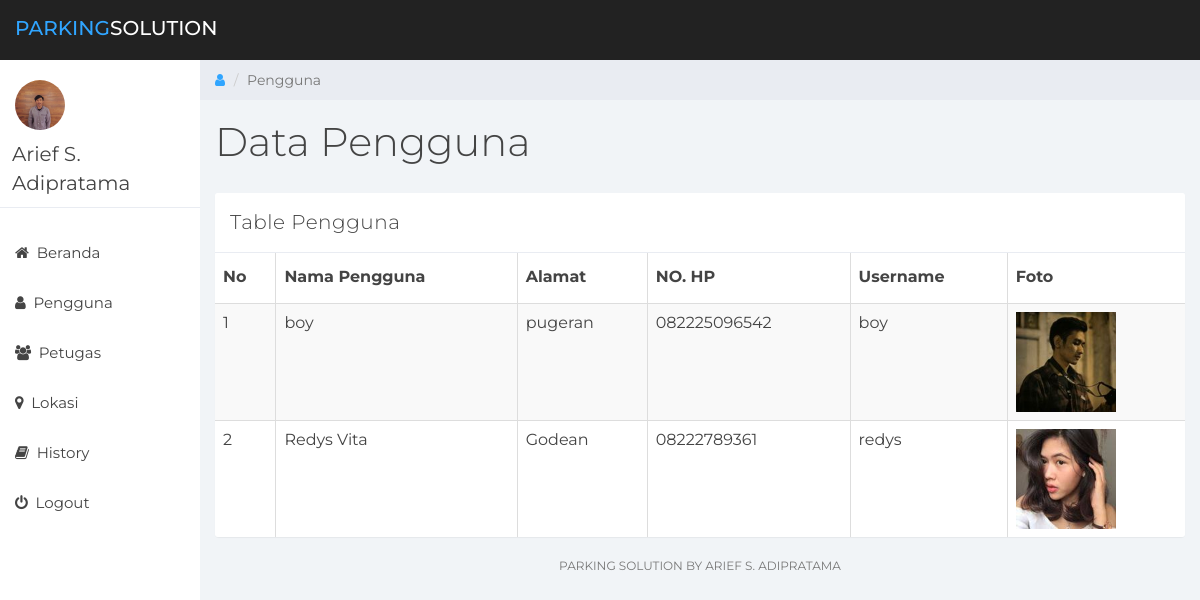
/parking/pengguna.php (signed in), run on the app's committed database.
### tables this page shows
CREATE TABLE `pengguna` (
  `id_pengguna` int(11) NOT NULL,
  `nama_pengguna` varchar(50) NOT NULL,
  `alamat` varchar(255) NOT NULL,
  `no_hp` varchar(50) NOT NULL,
  `username` varchar(50) NOT NULL,
  `password` varchar(50) NOT NULL,
  `foto` varchar(255) NOT NULL,
  `id_jenis_pengguna` int(11) NOT NULL
);

### parking/pengguna.php (the view, shortened to what this page needs)
<html>
<head>
	<link href="css/bootstrap.min.css" rel="stylesheet">
	<link href="css/font-awesome.min.css" rel="stylesheet">
	<link href="css/datepicker3.css" rel="stylesheet">
	<link href="css/styles.css" rel="stylesheet">
</head>
<body>
	<nav class="navbar navbar-custom navbar-fixed-top" role="navigation">
		<div class="container-fluid">
			<div class="navbar-header">
				<a class="navbar-brand" href="#"><span>Parking</span>Solution</a>
		</div>
	</nav>
		<?php
			include "inc/menu.php";
		?>
	<div class="col-sm-9 col-sm-offset-3 col-lg-10 col-lg-offset-2 main">
		<div class="row">
			<ol class="breadcrumb">
				<li><a href="#">
					<em class="fa fa-user"></em>
				</a></li>
				<li class="active">Pengguna</li>
			</ol>
		</div>
		<div class="row">
			<div class="col-lg-12">
				<h1 class="page-header">Data Pengguna</h1>
			</div>
		</div>
		<div class="row">
			<div class="col-lg-12">
				<div class="panel panel-default">
					<div class="panel-heading">
						Table Pengguna
					</div>
					<table class="table table-striped table-bordered">
				            <thead>
				                <th>No</th>
				                <th>Nama Pengguna</th>
				                <th>Alamat</th>
				                <th>NO. HP</th>
				                <th>Username</th>
				                <th>Foto</th>
				            </thead>
				            <tbody>
				                <?php
				                    $query = "SELECT * FROM pengguna where id_jenis_pengguna = 2";
				                    $sql = mysql_query($query);
				                    if($sql){
				                        if (mysql_num_rows($sql) > 0){
				                            $no = 1;
				                            while($row = mysql_fetch_array($sql)){?>
				                               <tr>
				                                    <td><?php echo $no ?></th>
				                                    <td><?php echo $row['nama_pengguna'];?></td>
				                                    <td><?php echo $row['alamat'];?></td>
				                                    <td><?php echo $row['no_hp'];?></td>
				                                    <td><?php echo $row['username'];?></td>
				                                    <td><img src="upload_foto/foto_pengguna/<?php echo $row['foto'];?>" width="100" height="100"/></td>
				                               </tr>
				                            <?php
				                                $no++;
				                            }
				                        } else {
				                            echo "tidak ada data";
				                        }
				                    }else{
				                        echo "terjadi kesalahan";
				                    }
				                ?>
				            </tbody>
				        </table>
				</div>
			</div>
		</div>
			<div class="col-sm-12">
				<p class="back-link">Parking Solution by Arief S. Adipratama</a></p>
			</div>
		</div>
</body>
</html>

### parking/css/styles.css (style rules this page uses)
body { background: #f1f4f7; padding-top: 60px; font-size: 14px; color: #444444; font-family: "Montserrat", "Helvetica Neue", Helvetica, Arial, sans-serif; }
p { color: #777; }
a, a:hover, a:focus { color: #30a5ff; }
h1, h2, h3, h4, h5, h6 { color: #444444; }
h1 { font-weight: 300; font-size: 40px; }
.navbar-custom { background: #222; height: 60px; }
.navbar-header .navbar-brand { color: #fff; font-size: 20px; text-transform: uppercase; font-weight: 500; height: 60px; padding-top: 18px; }
.navbar-header .navbar-brand span { color: #30a5ff; }
.panel { border: 0; }
.panel-heading { font-size: 20px; font-weight: 300; letter-spacing: 0.025em; height: 60px; line-height: 38px; }
.panel-default .panel-heading { background: #fff; border-bottom: 1px solid #e9ecf2; color: #444444; }
.navbar { border: 0; }
@media (min-width: 768px) { .navbar-header { width: 100%; } }
.breadcrumb { border-radius: 0; padding: 10px 15px 10px 15px; background: #e9ecf2; margin: 0; }
h1.page-header { margin-top: 20px; border-bottom: 0; }
.table { background: #fff; }
.table > thead > tr > th { border-bottom: 1px solid #e6e7e8; vertical-align: middle; height: 50px; }
p.back-link { text-align: center; margin-bottom: 20px; font-size: 12px; text-transform: uppercase; }

### data on the page
pengguna: nama_pengguna "boy", alamat "pugeran", no_hp "082225096542", username "boy", foto (picture)
pengguna: nama_pengguna "Redys Vita", alamat "Godean", no_hp "08222789361", username "redys", foto (picture)
